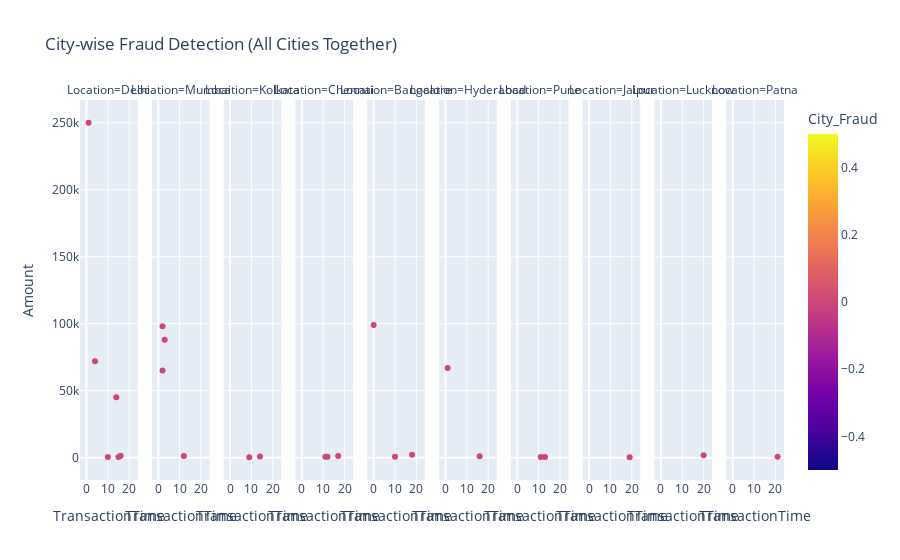

Write notebook code for a chart like this one.
### Code cell
fig = px.scatter(
    df,
    x="TransactionTime",
    y="Amount",
    color="City_Fraud",
    facet_col="Location",
    hover_data=["TransactionID", "City_Z_Score"],
    title="City-wise Fraud Detection (All Cities Together)"
)

fig.show()

### Figure 1 — Plotly figure (JSON) as saved in the notebook; plotly's stock layout.template omitted (floating-point values rounded to 4 significant figures)
{"data": [{"customdata": [["TXN001", -0.6304], ["TXN003", -0.1712], ["TXN007", -0.62], ["TXN011", -0.6302], ["TXN016", 0.1075], ["TXN021", 1.944]], "hovertemplate": "Location=Delhi<br>TransactionTime=%{x}<br>Amount=%{y}<br>TransactionID=%{customdata[0]}<br>City_Z_Score=%{customdata[1]}<br>City_Fraud=%{marker.color}<extra></extra>", "legendgroup": "", "marker": {"color": [0, 0, 0, 0, 0, 0], "coloraxis": "coloraxis", "symbol": "circle"}, "mode": "markers", "name": "", "orientation": "v", "showlegend": false, "type": "scatter", "x": [10, 14, 16, 15, 4, 1], "xaxis": "x", "y": [500, 45000, 1500, 520, 72000, 250000], "yaxis": "y"}, {"customdata": [["TXN002", -1.422], ["TXN006", 0.8037], ["TXN012", 0.5737], ["TXN019", 0.04484]], "hovertemplate": "Location=Mumbai<br>TransactionTime=%{x}<br>Amount=%{y}<br>TransactionID=%{customdata[0]}<br>City_Z_Score=%{customdata[1]}<br>City_Fraud=%{marker.color}<extra></extra>", "legendgroup": "", "marker": {"color": [0, 0, 0, 0], "coloraxis": "coloraxis", "symbol": "circle"}, "mode": "markers", "name": "", "orientation": "v", "showlegend": false, "type": "scatter", "x": [12, 2, 3, 2], "xaxis": "x2", "y": [1200, 98000, 88000, 65000], "yaxis": "y2"}, {"customdata": [["TXN004", -0.7071], ["TXN017", 0.7071]], "hovertemplate": "Location=Kolkata<br>TransactionTime=%{x}<br>Amount=%{y}<br>TransactionID=%{customdata[0]}<br>City_Z_Score=%{customdata[1]}<br>City_Fraud=%{marker.color}<extra></extra>", "legendgroup": "", "marker": {"color": [0, 0], "coloraxis": "coloraxis", "symbol": "circle"}, "mode": "markers", "name": "", "orientation": "v", "showlegend": false, "type": "scatter", "x": [9, 14], "xaxis": "x3", "y": [300, 900], "yaxis": "y3"}, {"customdata": [["TXN005", -0.5006], ["TXN013", 1.151], ["TXN020", -0.6508]], "hovertemplate": "Location=Chennai<br>TransactionTime=%{x}<br>Amount=%{y}<br>TransactionID=%{customdata[0]}<br>City_Z_Score=%{customdata[1]}<br>City_Fraud=%{marker.color}<extra></extra>", "legendgroup": "", "marker": {"color": [0, 0, 0], "coloraxis": "coloraxis", "symbol": "circle"}, "mode": "markers", "name": "", "orientation": "v", "showlegend": false, "type": "scatter", "x": [11, 17, 12], "xaxis": "x4", "y": [750, 1300, 700], "yaxis": "y4"}, {"customdata": [["TXN008", -0.5631], ["TXN014", -0.5915], ["TXN024", 1.155]], "hovertemplate": "Location=Bangalore<br>TransactionTime=%{x}<br>Amount=%{y}<br>TransactionID=%{customdata[0]}<br>City_Z_Score=%{customdata[1]}<br>City_Fraud=%{marker.color}<extra></extra>", "legendgroup": "", "marker": {"color": [0, 0, 0], "coloraxis": "coloraxis", "symbol": "circle"}, "mode": "markers", "name": "", "orientation": "v", "showlegend": false, "type": "scatter", "x": [18, 10, 0], "xaxis": "x5", "y": [2200, 600, 99000], "yaxis": "y5"}, {"customdata": [["TXN009", 0.7071], ["TXN018", -0.7071]], "hovertemplate": "Location=Hyderabad<br>TransactionTime=%{x}<br>Amount=%{y}<br>TransactionID=%{customdata[0]}<br>City_Z_Score=%{customdata[1]}<br>City_Fraud=%{marker.color}<extra></extra>", "legendgroup": "", "marker": {"color": [0, 0], "coloraxis": "coloraxis", "symbol": "circle"}, "mode": "markers", "name": "", "orientation": "v", "showlegend": false, "type": "scatter", "x": [1, 16], "xaxis": "x6", "y": [67000, 1100], "yaxis": "y6"}, {"customdata": [["TXN010", -0.7071], ["TXN015", 0.7071]], "hovertemplate": "Location=Pune<br>TransactionTime=%{x}<br>Amount=%{y}<br>TransactionID=%{customdata[0]}<br>City_Z_Score=%{customdata[1]}<br>City_Fraud=%{marker.color}<extra></extra>", "legendgroup": "", "marker": {"color": [0, 0], "coloraxis": "coloraxis", "symbol": "circle"}, "mode": "markers", "name": "", "orientation": "v", "showlegend": false, "type": "scatter", "x": [13, 11], "xaxis": "x7", "y": [400, 450], "yaxis": "y7"}, {"customdata": [["TXN022", null]], "hovertemplate": "Location=Jaipur<br>TransactionTime=%{x}<br>Amount=%{y}<br>TransactionID=%{customdata[0]}<br>City_Z_Score=%{customdata[1]}<br>City_Fraud=%{marker.color}<extra></extra>", "legendgroup": "", "marker": {"color": [0], "coloraxis": "coloraxis", "symbol": "circle"}, "mode": "markers", "name": "", "orientation": "v", "showlegend": false, "type": "scatter", "x": [19], "xaxis": "x8", "y": [350], "yaxis": "y8"}, {"customdata": [["TXN023", null]], "hovertemplate": "Location=Lucknow<br>TransactionTime=%{x}<br>Amount=%{y}<br>TransactionID=%{customdata[0]}<br>City_Z_Score=%{customdata[1]}<br>City_Fraud=%{marker.color}<extra></extra>", "legendgroup": "", "marker": {"color": [0], "coloraxis": "coloraxis", "symbol": "circle"}, "mode": "markers", "name": "", "orientation": "v", "showlegend": false, "type": "scatter", "x": [20], "xaxis": "x9", "y": [1800], "yaxis": "y9"}, {"customdata": [["TXN025", null]], "hovertemplate": "Location=Patna<br>TransactionTime=%{x}<br>Amount=%{y}<br>TransactionID=%{customdata[0]}<br>City_Z_Score=%{customdata[1]}<br>City_Fraud=%{marker.color}<extra></extra>", "legendgroup": "", "marker": {"color": [0], "coloraxis": "coloraxis", "symbol": "circle"}, "mode": "markers", "name": "", "orientation": "v", "showlegend": false, "type": "scatter", "x": [21], "xaxis": "x10", "y": [650], "yaxis": "y10"}], "layout": {"annotations": [{"font": {}, "showarrow": false, "text": "Location=Delhi", "x": 0.041, "xanchor": "center", "xref": "paper", "y": 1, "yanchor": "bottom", "yref": "paper"}, {"font": {}, "showarrow": false, "text": "Location=Mumbai", "x": 0.143, "xanchor": "center", "xref": "paper", "y": 1, "yanchor": "bottom", "yref": "paper"}, {"font": {}, "showarrow": false, "text": "Location=Kolkata", "x": 0.245, "xanchor": "center", "xref": "paper", "y": 1, "yanchor": "bottom", "yref": "paper"}, {"font": {}, "showarrow": false, "text": "Location=Chennai", "x": 0.347, "xanchor": "center", "xref": "paper", "y": 1, "yanchor": "bottom", "yref": "paper"}, {"font": {}, "showarrow": false, "text": "Location=Bangalore", "x": 0.449, "xanchor": "center", "xref": "paper", "y": 1, "yanchor": "bottom", "yref": "paper"}, {"font": {}, "showarrow": false, "text": "Location=Hyderabad", "x": 0.551, "xanchor": "center", "xref": "paper", "y": 1, "yanchor": "bottom", "yref": "paper"}, {"font": {}, "showarrow": false, "text": "Location=Pune", "x": 0.653, "xanchor": "center", "xref": "paper", "y": 1, "yanchor": "bottom", "yref": "paper"}, {"font": {}, "showarrow": false, "text": "Location=Jaipur", "x": 0.755, "xanchor": "center", "xref": "paper", "y": 1, "yanchor": "bottom", "yref": "paper"}, {"font": {}, "showarrow": false, "text": "Location=Lucknow", "x": 0.857, "xanchor": "center", "xref": "paper", "y": 1, "yanchor": "bottom", "yref": "paper"}, {"font": {}, "showarrow": false, "text": "Location=Patna", "x": 0.959, "xanchor": "center", "xref": "paper", "y": 1, "yanchor": "bottom", "yref": "paper"}], "coloraxis": {"colorbar": {"title": {"text": "City_Fraud"}}, "colorscale": [[0, "#0d0887"], [0.1111, "#46039f"], [0.2222, "#7201a8"], [0.3333, "#9c179e"], [0.4444, "#bd3786"], [0.5556, "#d8576b"], [0.6667, "#ed7953"], [0.7778, "#fb9f3a"], [0.8889, "#fdca26"], [1, "#f0f921"]]}, "legend": {"tracegroupgap": 0}, "title": {"text": "City-wise Fraud Detection (All Cities Together)"}, "xaxis": {"anchor": "y", "domain": [0, 0.082], "title": {"text": "TransactionTime"}}, "xaxis10": {"anchor": "y10", "domain": [0.918, 1], "matches": "x", "title": {"text": "TransactionTime"}}, "xaxis2": {"anchor": "y2", "domain": [0.102, 0.184], "matches": "x", "title": {"text": "TransactionTime"}}, "xaxis3": {"anchor": "y3", "domain": [0.204, 0.286], "matches": "x", "title": {"text": "TransactionTime"}}, "xaxis4": {"anchor": "y4", "domain": [0.306, 0.388], "matches": "x", "title": {"text": "TransactionTime"}}, "xaxis5": {"anchor": "y5", "domain": [0.408, 0.49], "matches": "x", "title": {"text": "TransactionTime"}}, "xaxis6": {"anchor": "y6", "domain": [0.51, 0.592], "matches": "x", "title": {"text": "TransactionTime"}}, "xaxis7": {"anchor": "y7", "domain": [0.612, 0.694], "matches": "x", "title": {"text": "TransactionTime"}}, "xaxis8": {"anchor": "y8", "domain": [0.714, 0.796], "matches": "x", "title": {"text": "TransactionTime"}}, "xaxis9": {"anchor": "y9", "domain": [0.816, 0.898], "matches": "x", "title": {"text": "TransactionTime"}}, "yaxis": {"anchor": "x", "domain": [0, 1], "title": {"text": "Amount"}}, "yaxis10": {"anchor": "x10", "domain": [0, 1], "matches": "y", "showticklabels": false}, "yaxis2": {"anchor": "x2", "domain": [0, 1], "matches": "y", "showticklabels": false}, "yaxis3": {"anchor": "x3", "domain": [0, 1], "matches": "y", "showticklabels": false}, "yaxis4": {"anchor": "x4", "domain": [0, 1], "matches": "y", "showticklabels": false}, "yaxis5": {"anchor": "x5", "domain": [0, 1], "matches": "y", "showticklabels": false}, "yaxis6": {"anchor": "x6", "domain": [0, 1], "matches": "y", "showticklabels": false}, "yaxis7": {"anchor": "x7", "domain": [0, 1], "matches": "y", "showticklabels": false}, "yaxis8": {"anchor": "x8", "domain": [0, 1], "matches": "y", "showticklabels": false}, "yaxis9": {"anchor": "x9", "domain": [0, 1], "matches": "y", "showticklabels": false}}}
